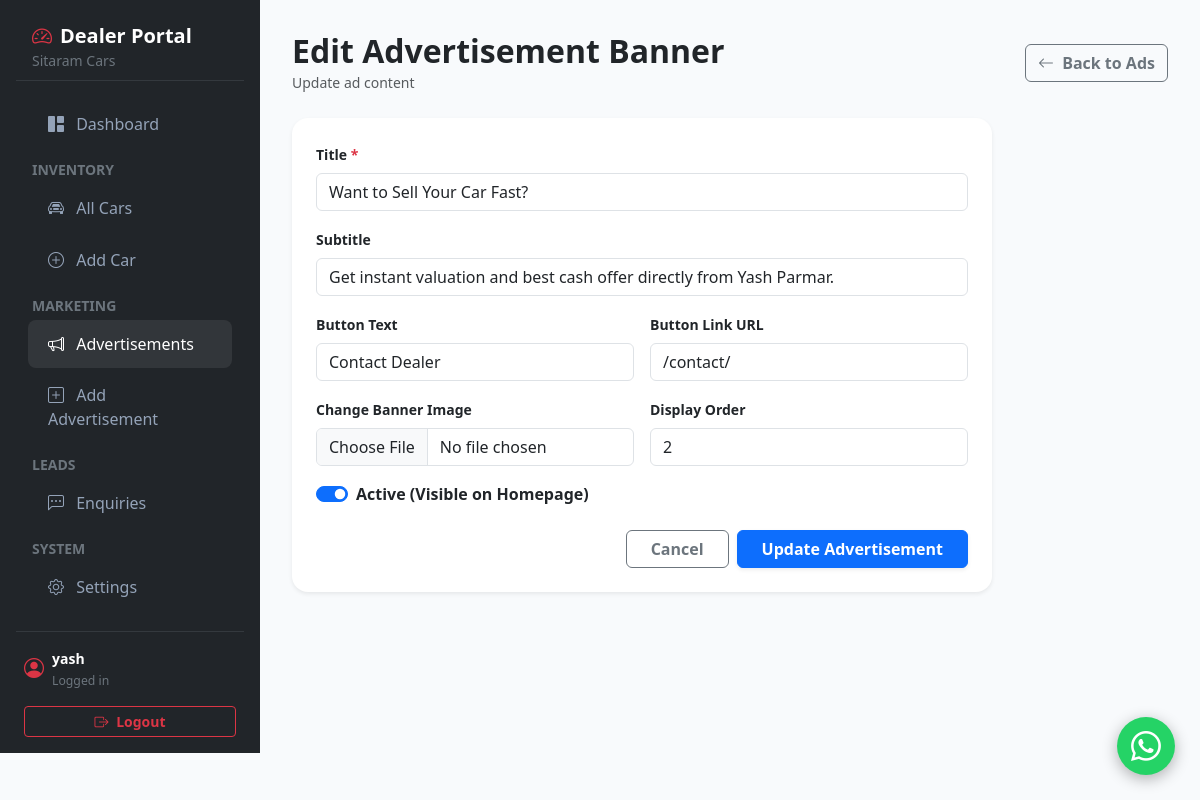
/dealer/advertisements/2/edit/ (signed in), run on the app's committed database.
### dealer/models.py (models this page shows, shortened)
class DealerSettings(models.Model):
    dealership_name = models.CharField(max_length=150, default='Sitaram Cars')
    contact_name = models.CharField(max_length=100, default='YASH PARMAR')
    phone = models.CharField(max_length=20, default='6354895277')
    whatsapp_number = models.CharField(max_length=20, default='6354895277')
    about_text = models.TextField(default='Welcome to Sitaram Cars. We provide quality certified used cars with transparent deals and trusted service.')
    logo = models.ImageField(upload_to='settings/', null=True, blank=True)
    dealer_image = models.ImageField(upload_to='settings/', null=True, blank=True)
    updated_at = models.DateTimeField(auto_now=True)

class Advertisement(models.Model):
    title = models.CharField(max_length=200)
    subtitle = models.CharField(max_length=200, blank=True)
    image = models.ImageField(upload_to='advertisements/')
    button_text = models.CharField(max_length=50, default='Learn More', blank=True)
    button_url = models.CharField(max_length=200, blank=True)
    active = models.BooleanField(default=True)
    display_order = models.PositiveIntegerField(default=0)
    start_date = models.DateField(null=True, blank=True)
    end_date = models.DateField(null=True, blank=True)
    created_at = models.DateTimeField(auto_now_add=True)
    class Meta:
        ordering = ['display_order', '-created_at']

### dealer/views.py (the view, shortened to what this page needs)
# urls.py: path('advertisements/<int:pk>/edit/', views.dealer_ad_edit, name='dealer_ad_edit'),
@login_required
def dealer_ad_edit(request, pk):
    ad = get_object_or_404(Advertisement, pk=pk)
    context = {
        'active_tab': 'ads_list',
        'ad': ad,
        'new_enquiries_count': Enquiry.objects.filter(status='New').count(),
    }
    return render(request, 'dealer/advertisements/edit.html', context)

### dealer/context_processors.py (called while the page is built, shortened)
def dealer_context(request):
    settings_obj = DealerSettings.objects.first()
    if settings_obj:
        return {'dealer_settings': settings_obj}

### templates/dealer/advertisements/edit.html (shortened to what this page needs)
{% extends 'base.html' %}
{% load static %}
{% block content %}
<div class="dealer-wrapper">
    {% include 'components/sidebar.html' %}
    <div class="dealer-content">
        <div class="d-flex justify-content-between align-items-center mb-4">
            <div>
                <h2 class="fw-bold text-dark m-0">Edit Advertisement Banner</h2>
                <small class="text-muted">Update ad content</small>
            </div>
            <a href="{% url 'dealer_ad_list' %}" class="btn btn-outline-secondary fw-bold">
                <i class="bi bi-arrow-left me-1"></i> Back to Ads
            </a>
        </div>
        <div class="card border-0 shadow-sm rounded-4 bg-white p-4" style="max-width: 700px;">
            <form method="POST" enctype="multipart/form-data">
                <div class="mb-3">
                    <label class="form-label fw-bold small">Title <span class="text-danger">*</span></label>
                    <input type="text" name="title" value="{{ ad.title }}" class="form-control" required>
                </div>
                <div class="mb-3">
                    <label class="form-label fw-bold small">Subtitle</label>
                    <input type="text" name="subtitle" value="{{ ad.subtitle|default:'' }}" class="form-control">
                </div>
                <div class="row g-3 mb-3">
                    <div class="col-md-6">
                        <label class="form-label fw-bold small">Button Text</label>
                        <input type="text" name="button_text" value="{{ ad.button_text }}" class="form-control">
                    </div>
                    <div class="col-md-6">
                        <label class="form-label fw-bold small">Button Link URL</label>
                        <input type="text" name="button_url" value="{{ ad.button_url|default:'' }}" class="form-control">
                    </div>
                </div>
                <div class="row g-3 mb-3">
                    <div class="col-md-6">
                        <label class="form-label fw-bold small">Change Banner Image</label>
                        <input type="file" name="image" accept="image/*" class="form-control">
                    </div>
                    <div class="col-md-6">
                        <label class="form-label fw-bold small">Display Order</label>
                        <input type="number" name="display_order" value="{{ ad.display_order }}" class="form-control">
                    </div>
                </div>
                <div class="form-check form-switch mb-4">
                    <input class="form-check-input" type="checkbox" name="active" id="active" {% if ad.active %}checked{% endif %}>
                    <label class="form-check-label fw-bold" for="active">Active (Visible on Homepage)</label>
                </div>
                <div class="d-flex justify-content-end gap-2">
                    <a href="{% url 'dealer_ad_list' %}" class="btn btn-outline-secondary px-4 fw-bold">Cancel</a>
                    <button type="submit" class="btn btn-primary px-4 fw-bold shadow-sm">Update Advertisement</button>
                </div>
            </form>
        </div>
    </div>
</div>
{% endblock %}

### templates/components/sidebar.html (shortened to what this page needs)
<div class="offcanvas-lg offcanvas-start bg-dark dealer-sidebar p-3 d-flex flex-column" tabindex="-1" id="dealerSidebarOffcanvas" aria-labelledby="dealerSidebarOffcanvasLabel">
    <div class="px-3 py-2 mb-3 border-bottom border-secondary border-opacity-25 d-none d-lg-block">
        <h5 class="text-white fw-bold m-0 d-flex align-items-center gap-2">
            <i class="bi bi-speedometer2 text-danger"></i> Dealer Portal
        </h5>
        <small class="text-secondary">{{ dealer_settings.dealership_name }}</small>
    </div>
    <ul class="nav nav-pills flex-column mb-auto">
        <li class="nav-item">
            <a href="{% url 'dealer_dashboard' %}" class="nav-link {% if active_tab == 'dashboard' %}active{% endif %}">
                <i class="bi bi-grid-1x2-fill me-2"></i> Dashboard
            </a>
        </li>
        <li class="nav-item mt-2">
            <div class="text-uppercase small fw-bold text-secondary px-3 mb-1">Inventory</div>
            <a href="{% url 'dealer_car_list' %}" class="nav-link {% if active_tab == 'cars_list' %}active{% endif %}">
                <i class="bi bi-car-front me-2"></i> All Cars
            </a>
            <a href="{% url 'dealer_car_create' %}" class="nav-link {% if active_tab == 'cars_add' %}active{% endif %}">
                <i class="bi bi-plus-circle me-2"></i> Add Car
            </a>
        </li>
        <li class="nav-item mt-2">
            <div class="text-uppercase small fw-bold text-secondary px-3 mb-1">Marketing</div>
            <a href="{% url 'dealer_ad_list' %}" class="nav-link {% if active_tab == 'ads_list' %}active{% endif %}">
                <i class="bi bi-megaphone me-2"></i> Advertisements
            </a>
            <a href="{% url 'dealer_ad_create' %}" class="nav-link {% if active_tab == 'ads_add' %}active{% endif %}">
                <i class="bi bi-plus-square me-2"></i> Add Advertisement
            </a>
        </li>
        <li class="nav-item mt-2">
            <div class="text-uppercase small fw-bold text-secondary px-3 mb-1">Leads</div>
            <a href="{% url 'dealer_enquiry_list' %}" class="nav-link {% if active_tab == 'enquiries' %}active{% endif %} d-flex justify-content-between align-items-center">
                <span><i class="bi bi-chat-left-dots me-2"></i> Enquiries</span>
            </a>
        </li>
        <li class="nav-item mt-2">
            <div class="text-uppercase small fw-bold text-secondary px-3 mb-1">System</div>
            <a href="{% url 'dealer_settings_edit' %}" class="nav-link {% if active_tab == 'settings' %}active{% endif %}">
                <i class="bi bi-gear me-2"></i> Settings
            </a>
        </li>
    </ul>
    <hr class="border-secondary opacity-25 my-3">
    <div class="px-2">
        <div class="d-flex align-items-center gap-2 mb-3 text-white small">
            <i class="bi bi-person-circle fs-5 text-danger"></i>
            <div class="text-truncate">
                <div class="fw-bold">{{ user.username }}</div>
                <small class="text-secondary">Logged in</small>
            </div>
        </div>
        <a href="{% url 'dealer_logout' %}" class="btn btn-outline-danger btn-sm w-100 fw-bold">
            <i class="bi bi-box-arrow-right me-1"></i> Logout
        </a>
    </div>
</div>

### static/css/style.css (style rules this page uses)
:root { --primary-dark: #0f172a; --primary-blue: #1e3a8a; --accent-red: #dc2626; --accent-gold: #f59e0b; --whatsapp-green: #25d366; --bg-light: #f8fafc; --card-shadow: 0 10px 25px -5px rgba(0, 0, 0, 0.08), 0 8px 10px -6px rgba(0, 0, 0, 0.05); --card-hover-shadow: 0 20px 30px -10px rgba(0, 0, 0, 0.15); }
body { font-family: 'Segoe UI', system-ui, -apple-system, sans-serif; background-color: var(--bg-light); color: #334155; min-height: 100vh; display: flex; flex-direction: column; }
.nav-link { font-weight: 500; color: #cbd5e1 !important; transition: all 0.2s ease; margin: 0 0.25rem; }
.nav-link:hover, .nav-link.active { color: #ffffff !important; }
.dealer-wrapper { display: flex; min-height: calc(100vh - 65px); }
.dealer-sidebar { width: 260px; background-color: var(--primary-dark); color: #94a3b8; flex-shrink: 0; transition: transform 0.3s ease; }
.dealer-sidebar .nav-link { color: #94a3b8 !important; padding: 0.75rem 1.25rem; border-radius: 8px; margin: 0.2rem 0.75rem; font-weight: 500; }
.dealer-sidebar .nav-link:hover, .dealer-sidebar .nav-link.active { background-color: rgba(255, 255, 255, 0.08); color: #ffffff !important; }
.dealer-sidebar .nav-link i { width: 24px; }
.dealer-content { flex-grow: 1; background-color: #f8fafc; padding: 2rem; width: 100%; }

### data on the page
DealerSettings: dealership_name "Sitaram Cars"
Advertisement: title "Want to Sell Your Car Fast?", subtitle "Get instant valuation and best cash offer directly from Yash Parmar.", button_text "Contact Dealer", button_url "/contact/", display_order "2", active "☑"

### other printed values
{{ user.username }} "yash"
